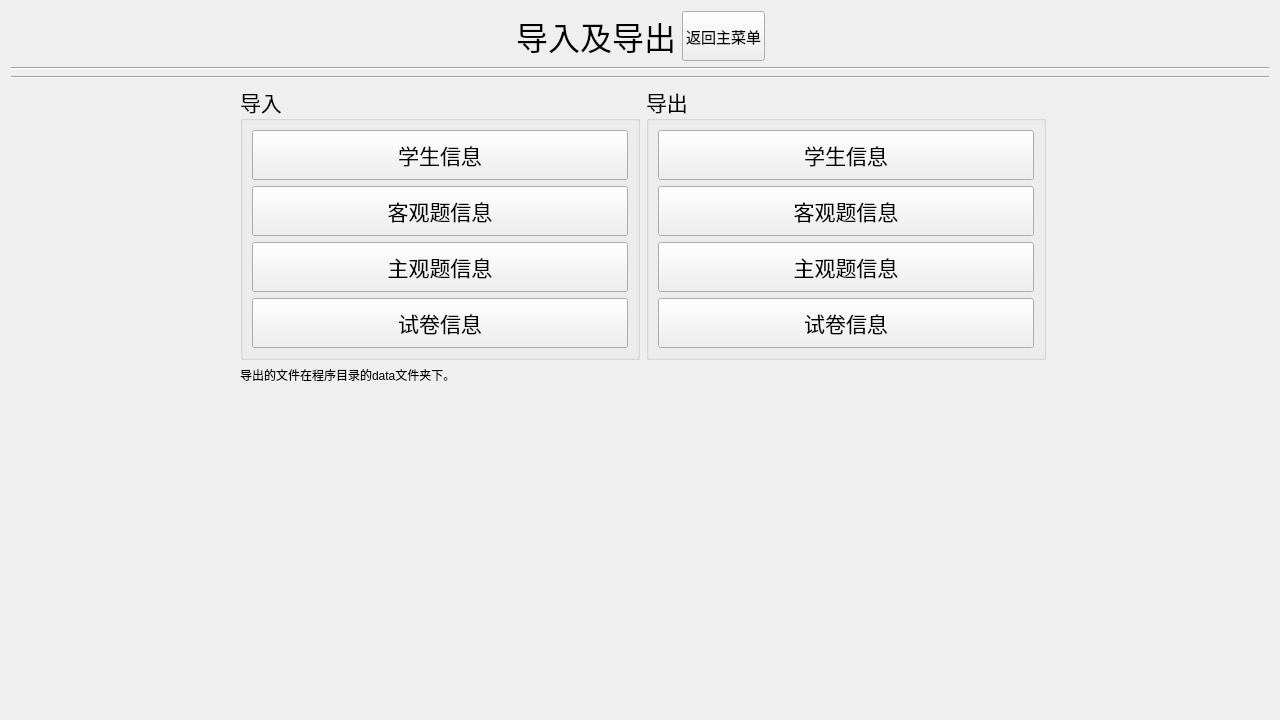
<?xml version="1.0" encoding="UTF-8"?>
<ui version="4.0">
 <class>InOutPutUI</class>
 <widget class="QWidget" name="InOutPutUI">
  <property name="geometry">
   <rect>
    <x>0</x>
    <y>0</y>
    <width>1280</width>
    <height>720</height>
   </rect>
  </property>
  <property name="minimumSize">
   <size>
    <width>1280</width>
    <height>720</height>
   </size>
  </property>
  <property name="maximumSize">
   <size>
    <width>1280</width>
    <height>720</height>
   </size>
  </property>
  <property name="windowTitle">
   <string>inoutput</string>
  </property>
  <layout class="QGridLayout" name="gridLayout_3">
   <item row="0" column="1" colspan="2">
    <layout class="QHBoxLayout" name="horizontalLayout_2">
     <item>
      <spacer name="horizontalSpacer_4">
       <property name="orientation">
        <enum>Qt::Horizontal</enum>
       </property>
       <property name="sizeHint" stdset="0">
        <size>
         <width>40</width>
         <height>20</height>
        </size>
       </property>
      </spacer>
     </item>
     <item>
      <widget class="QLabel" name="label">
       <property name="font">
        <font>
         <family>微软雅黑</family>
         <pointsize>24</pointsize>
        </font>
       </property>
       <property name="text">
        <string>导入及导出</string>
       </property>
       <property name="alignment">
        <set>Qt::AlignCenter</set>
       </property>
      </widget>
     </item>
     <item>
      <widget class="QPushButton" name="pushButton_back">
       <property name="minimumSize">
        <size>
         <width>83</width>
         <height>50</height>
        </size>
       </property>
       <property name="maximumSize">
        <size>
         <width>16777215</width>
         <height>1111</height>
        </size>
       </property>
       <property name="font">
        <font>
         <family>微软雅黑</family>
         <pointsize>11</pointsize>
         <weight>50</weight>
         <italic>false</italic>
         <bold>false</bold>
         <underline>false</underline>
         <strikeout>false</strikeout>
        </font>
       </property>
       <property name="layoutDirection">
        <enum>Qt::RightToLeft</enum>
       </property>
       <property name="text">
        <string>返回主菜单</string>
       </property>
      </widget>
     </item>
     <item>
      <spacer name="horizontalSpacer_3">
       <property name="orientation">
        <enum>Qt::Horizontal</enum>
       </property>
       <property name="sizeHint" stdset="0">
        <size>
         <width>40</width>
         <height>20</height>
        </size>
       </property>
      </spacer>
     </item>
    </layout>
   </item>
   <item row="1" column="0" colspan="4">
    <widget class="Line" name="line">
     <property name="orientation">
      <enum>Qt::Horizontal</enum>
     </property>
    </widget>
   </item>
   <item row="2" column="0" colspan="4">
    <widget class="Line" name="line_2">
     <property name="orientation">
      <enum>Qt::Horizontal</enum>
     </property>
    </widget>
   </item>
   <item row="3" column="0">
    <spacer name="horizontalSpacer_2">
     <property name="orientation">
      <enum>Qt::Horizontal</enum>
     </property>
     <property name="sizeHint" stdset="0">
      <size>
       <width>211</width>
       <height>20</height>
      </size>
     </property>
    </spacer>
   </item>
   <item row="3" column="2">
    <layout class="QHBoxLayout" name="horizontalLayout">
     <item>
      <widget class="QGroupBox" name="groupBox">
       <property name="minimumSize">
        <size>
         <width>400</width>
         <height>200</height>
        </size>
       </property>
       <property name="font">
        <font>
         <family>微软雅黑</family>
         <pointsize>16</pointsize>
        </font>
       </property>
       <property name="title">
        <string>导入</string>
       </property>
       <layout class="QGridLayout" name="gridLayout">
        <item row="0" column="0">
         <widget class="QPushButton" name="pushButton_inuser">
          <property name="minimumSize">
           <size>
            <width>0</width>
            <height>50</height>
           </size>
          </property>
          <property name="text">
           <string>学生信息</string>
          </property>
         </widget>
        </item>
        <item row="1" column="0">
         <widget class="QPushButton" name="pushButton_inob">
          <property name="minimumSize">
           <size>
            <width>0</width>
            <height>50</height>
           </size>
          </property>
          <property name="text">
           <string>客观题信息</string>
          </property>
         </widget>
        </item>
        <item row="2" column="0">
         <widget class="QPushButton" name="pushButton_insub">
          <property name="minimumSize">
           <size>
            <width>0</width>
            <height>50</height>
           </size>
          </property>
          <property name="text">
           <string>主观题信息</string>
          </property>
         </widget>
        </item>
        <item row="3" column="0">
         <widget class="QPushButton" name="pushButton_inpaper">
          <property name="minimumSize">
           <size>
            <width>0</width>
            <height>50</height>
           </size>
          </property>
          <property name="text">
           <string>试卷信息</string>
          </property>
         </widget>
        </item>
       </layout>
      </widget>
     </item>
     <item>
      <widget class="QGroupBox" name="groupBox_2">
       <property name="minimumSize">
        <size>
         <width>400</width>
         <height>200</height>
        </size>
       </property>
       <property name="font">
        <font>
         <family>微软雅黑</family>
         <pointsize>16</pointsize>
        </font>
       </property>
       <property name="title">
        <string>导出</string>
       </property>
       <layout class="QGridLayout" name="gridLayout_2">
        <item row="0" column="0">
         <widget class="QPushButton" name="pushButton_outuser">
          <property name="minimumSize">
           <size>
            <width>0</width>
            <height>50</height>
           </size>
          </property>
          <property name="text">
           <string>学生信息</string>
          </property>
         </widget>
        </item>
        <item row="1" column="0">
         <widget class="QPushButton" name="pushButton_outob">
          <property name="minimumSize">
           <size>
            <width>0</width>
            <height>50</height>
           </size>
          </property>
          <property name="text">
           <string>客观题信息</string>
          </property>
         </widget>
        </item>
        <item row="2" column="0">
         <widget class="QPushButton" name="pushButton_outsub">
          <property name="minimumSize">
           <size>
            <width>0</width>
            <height>50</height>
           </size>
          </property>
          <property name="text">
           <string>主观题信息</string>
          </property>
         </widget>
        </item>
        <item row="3" column="0">
         <widget class="QPushButton" name="pushButton_outpaper">
          <property name="minimumSize">
           <size>
            <width>0</width>
            <height>50</height>
           </size>
          </property>
          <property name="text">
           <string>试卷信息</string>
          </property>
         </widget>
        </item>
       </layout>
      </widget>
     </item>
    </layout>
   </item>
   <item row="3" column="3">
    <spacer name="horizontalSpacer">
     <property name="orientation">
      <enum>Qt::Horizontal</enum>
     </property>
     <property name="sizeHint" stdset="0">
      <size>
       <width>211</width>
       <height>20</height>
      </size>
     </property>
    </spacer>
   </item>
   <item row="4" column="2">
    <widget class="QLabel" name="label_2">
     <property name="text">
      <string>导出的文件在程序目录的data文件夹下。</string>
     </property>
    </widget>
   </item>
   <item row="5" column="2">
    <spacer name="verticalSpacer">
     <property name="orientation">
      <enum>Qt::Vertical</enum>
     </property>
     <property name="sizeHint" stdset="0">
      <size>
       <width>20</width>
       <height>303</height>
      </size>
     </property>
    </spacer>
   </item>
  </layout>
 </widget>
 <resources/>
 <connections/>
</ui>
